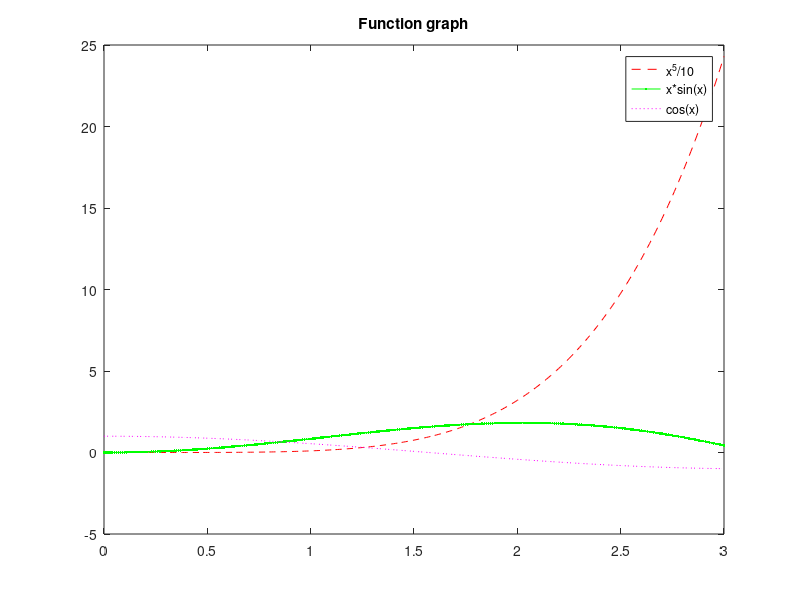

The MATLAB script that drew this image:
x = 0 : 0.01 : 3;

f1 = x.^5 / 10;
f2 = x .* sin(x);
f3 = cos(x);

plot(x, f1, '--red', x, f2, '.-green', x, f3, ':magenta');
title('Function graph')
legend('x^5/10', 'x*sin(x)', 'cos(x)')
